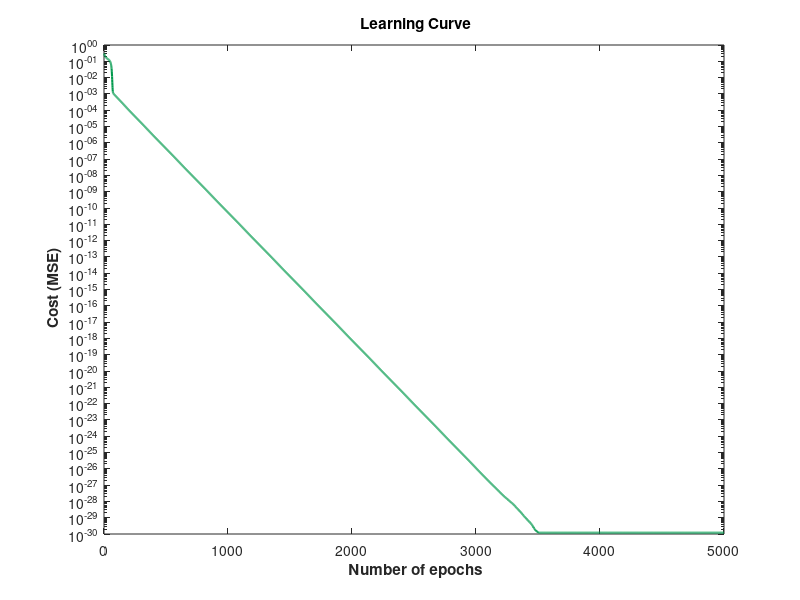
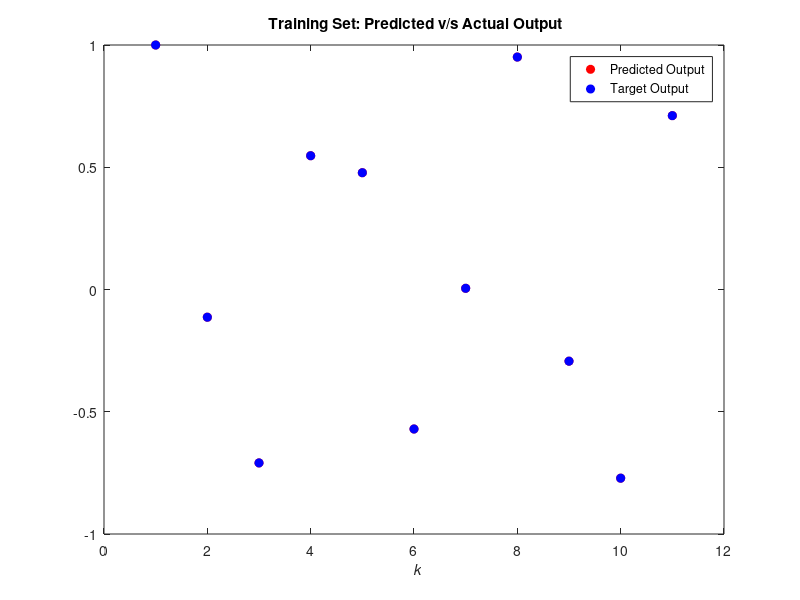

Source code (MATLAB) for these figures, in order:
clc;
clear all;
close all;

N = 10;

u = rand(N,1);
y = zeros(N+1,1);

y_act = zeros(N+1,1);
y_act(1) = 1;
y_act(2) = -0.5*y_act(1) + 0.5*u(1);
for j = 2:length(u)
    y_act(j+1) = -0.5*y_act(j) - y_act(j-1) + 0.5*u(j);
end

eta = 0.01;


w1 = rand;
w2 = rand;
w3 = rand;

p_w1 = zeros(N+1,1);
p_w2 = zeros(N+1,1);
p_w3 = zeros(N+1,1);

no_of_eps = 5000;

y(1) = 1;

cost = zeros(no_of_eps,1);

for i = 1:no_of_eps
    for j = 1:length(u)
        
        if j == 1
            y(j+1) = w1*y(j) + w3*u(j);
            p_w1(j+1) = y(j) + w1*p_w1(j);
            p_w2(j+1) = w1*p_w2(j);
            p_w3(j+1) = u(j) + w1*p_w3(j);
            
        else
            y(j+1) = w1*y(j) + w2*y(j-1) + w3*u(j);
            p_w1(j+1) = y(j) + w1*p_w1(j) + w2*p_w1(j-1);
            p_w2(j+1) = y(j-1) + w1*p_w2(j) + w2*p_w2(j-1);
            p_w3(j+1) = u(j) + w1*p_w3(j) + w2*p_w3(j-1);
        
        end
        
        dw1 = -(y_act(j+1) - y(j+1))*p_w1(j+1);
        dw2 = -(y_act(j+1) - y(j+1))*p_w2(j+1);
        dw3 = -(y_act(j+1) - y(j+1))*p_w3(j+1);
        
        w1 = w1 - eta*dw1;
        w2 = w2 - eta*dw2;
        w3 = w3 - eta*dw3;
    end
    
    for k = 1:length(u)
        if k==1
            y(k+1) = w1*y(k) + w3*u(k);
        else
            y(k+1) = w1*y(k) + w2*y(k-1) + w3*u(k);
        end
    end
            
    cost(i) = (1/(N+1))*sum(0.5*((y - y_act).^2));
    if cost(i) == 0
        break;
    end
end
fprintf('Training Set Error:');
disp(cost(i));
fprintf('Optimal value of w1:');
disp(w1);
fprintf('Optimal value of w2:');
disp(w2);
fprintf('Optimal value of w3:');
disp(w3);

figure(1);
epoch_no = 1:no_of_eps;
err = cost';
semilogy(epoch_no,err,'color',[0 0.6 0.3],'linewidth',1.5);
xlabel('\bf Number of epochs');
ylabel('\bf Cost (MSE)');
title('\bf Learning Curve');

figure(2);
K = 1:length(u)+1;
plot(K,y_act,'ro','MarkerFaceColor','r');
xlabel('\bf {\it k}');
hold on;
plot(K,y,'bo','MarkerFaceColor','b');
legend('Predicted Output','Target Output');
title('\bf Training Set: Predicted v/s Actual Output');






        

        
        
   
        
